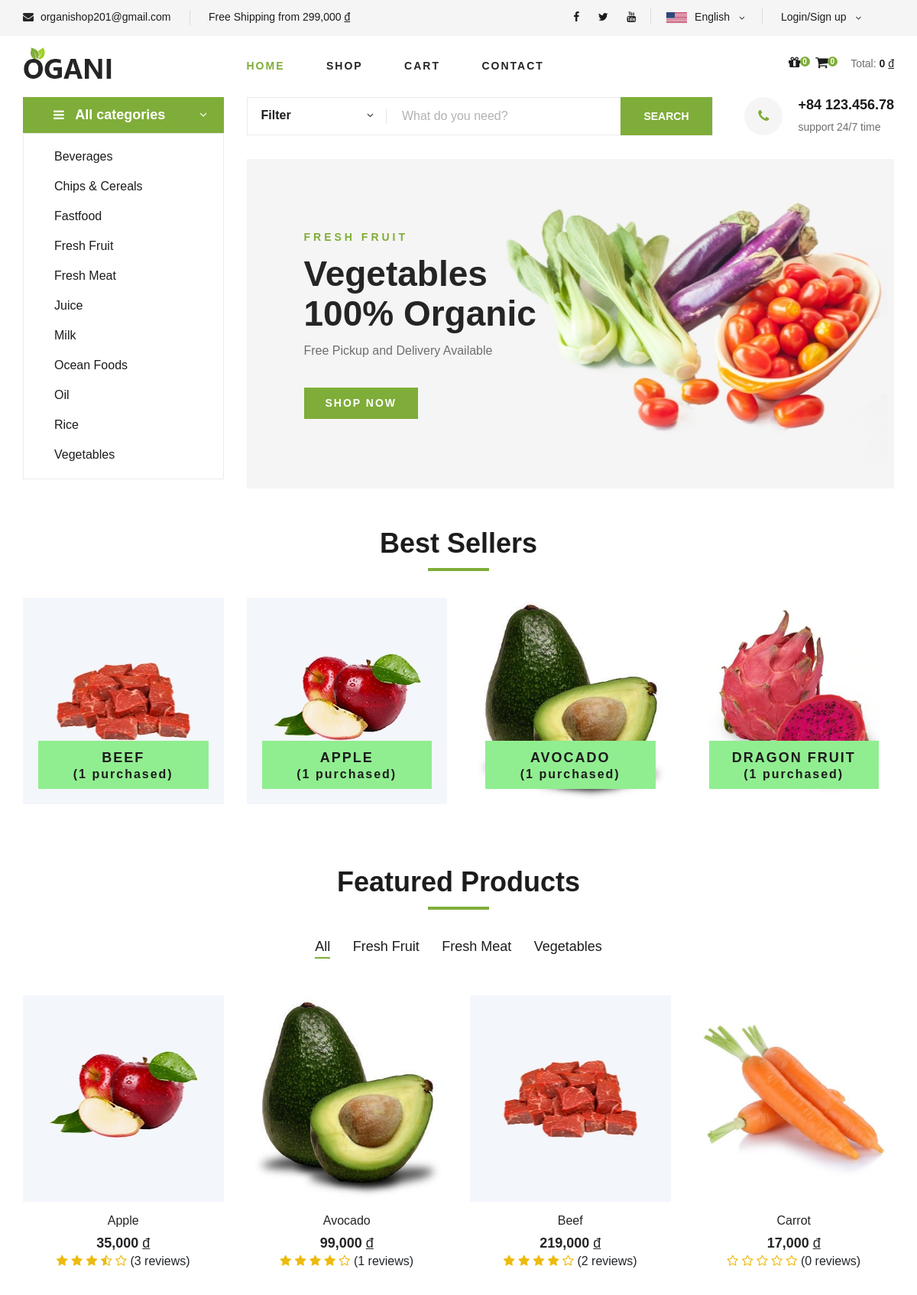
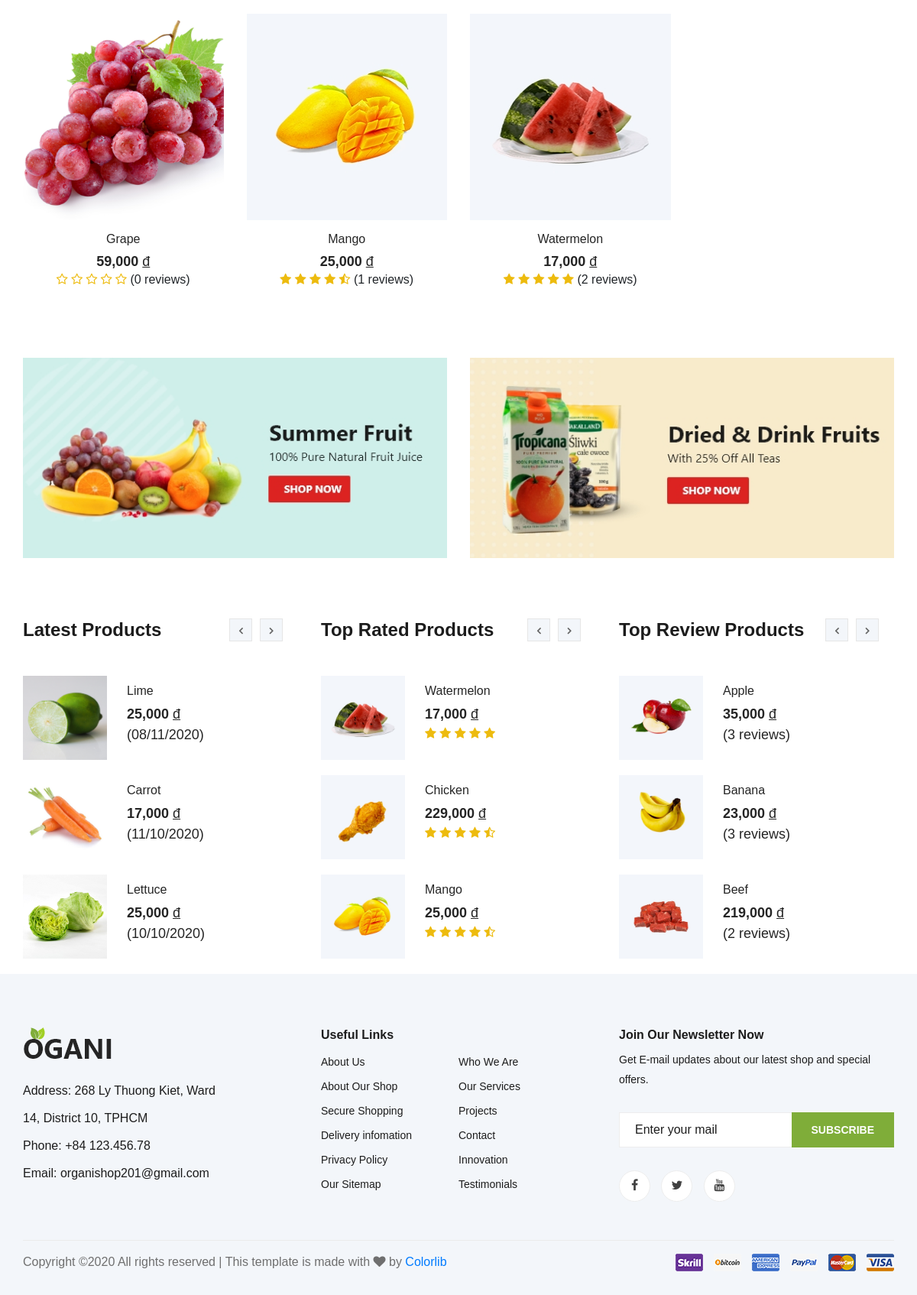
The page / on the database its author committed (2 pictures, top to bottom).
### tables this page shows
CREATE TABLE `category` (
  `id_category` varchar(100) NOT NULL,
  `name_category` varchar(100) NOT NULL DEFAULT 'Default name',
  `date_created_category` datetime DEFAULT NULL,
  `latest_date_updated_category` datetime DEFAULT NULL
);

CREATE TABLE `item` (
  `id_item` varchar(100) NOT NULL,
  `name_item` varchar(100) NOT NULL,
  `avatar_item` varchar(500) NOT NULL,
  `detail_item_1` varchar(500) DEFAULT NULL,
  `detail_item_2` varchar(500) DEFAULT NULL,
  `detail_item_3` varchar(500) DEFAULT NULL,
  `description_item` varchar(500) DEFAULT NULL,
  `price_item` float NOT NULL DEFAULT 0,
  `unit_item` varchar(10) DEFAULT 'kg',
  `availability_item` tinyint(1) NOT NULL DEFAULT 1,
  `weight_item` float NOT NULL DEFAULT 0,
  `sale_off_item` float NOT NULL DEFAULT 0,
  `featured` tinyint(1) NOT NULL DEFAULT 0,
  `num_purchased` int(11) NOT NULL DEFAULT 0,
  `date_created_item` datetime DEFAULT NULL,
  `latest_date_updated_item` datetime DEFAULT NULL,
  `category_item` varchar(100) DEFAULT NULL
);

CREATE TABLE `top_item` (
  `id_item_top` varchar(100) NOT NULL,
  `average_rating` float NOT NULL,
  `num_review` int(11) NOT NULL
);

### mvc/views/pages/home.php (the view, shortened to what the rows shown need)
<section class="categories">
    <div class="container">
        <div class="section-title">
            <h2>Best Sellers</h2>
        </div>
        <div class="row">
            <div class="categories__slider owl-carousel">
                <?php $best_seller_item_list = json_decode($data['best_seller_item_list']);
                foreach($best_seller_item_list as $value){
                ?>
                <div class="col-lg-3">
                    <div class="categories__item set-bg" data-setbg="/tmdt_201/<?php echo $value->avatar_item; ?>">
                        <h5>
                            <a href="http://localhost/tmdt_201/shop/detail/<?php echo $value->id_item; ?>">
                                <?php echo $value->name_item; ?>
                                <span>(<?php echo $value->num_purchased; ?> purchased)</span>
                            </a>
                        </h5>
                    </div>
                </div>
                <?php }?>
            </div>
        </div>
    </div>
</section>
<section class="featured spad">
    <div class="container">
        <div class="row">
            <div class="col-lg-12">
                <div class="section-title">
                    <h2>Featured Products</h2>
                </div>
            </div>
        </div>
        <div class="row featured__filter">
            <?php $featured_item_list = json_decode($data['featured_item_list']);
            $size_list = count($featured_item_list);
            for($row = 0; $row < $size_list; $row++){
            ?>
            <div class="col-lg-3 col-md-4 col-sm-6 mix <?php echo $featured_item_list[$row]->category_item;?>">
                <div class="featured__item">
                    <div class="featured__item__pic set-bg" data-setbg="/tmdt_201/<?php echo $featured_item_list[$row]->avatar_item; ?>">
                    </div>
                    <div class="featured__item__text">
                        <h6>
                            <a href="http://localhost/tmdt_201/shop/detail/<?php echo $featured_item_list[$row]->id_item;?>" class="language-option">
                                <?php echo $featured_item_list[$row]->name_item;?>
                            </a>
                        </h6>
                        <h5><?php echo number_format($featured_item_list[$row]->price_item, 0);?> <u style="font-weight: 400;">đ</u></h5>
                        <div>
                            <?php $average_rating = $featured_item_list[$row]->average_rating;?>
                            <i style="color: #EDBB0E;" class="fa <?php echo (($average_rating > 0 && $average_rating < 0.3) || $average_rating == 0)?'fa-star-o':(($average_rating >= 0.3 && $average_rating < 0.7)?'fa-star-half-o':'fa-star');?>"></i>
                            <i style="color: #EDBB0E;" class="fa <?php echo (($average_rating > 1 && $average_rating < 1.3) || $average_rating <= 1)?'fa-star-o':(($average_rating >= 1.3 && $average_rating < 1.7)?'fa-star-half-o':'fa-star');?>"></i>
                            <i style="color: #EDBB0E;" class="fa <?php echo (($average_rating > 2 && $average_rating < 2.3) || $average_rating <= 2)?'fa-star-o':(($average_rating >= 2.3 && $average_rating < 2.7)?'fa-star-half-o':'fa-star');?>"></i>
                            <i style="color: #EDBB0E;" class="fa <?php echo (($average_rating > 3 && $average_rating < 3.3) || $average_rating <= 3)?'fa-star-o':(($average_rating >= 3.3 && $average_rating < 3.7)?'fa-star-half-o':'fa-star');?>"></i>
                            <i style="color: #EDBB0E;" class="fa <?php echo (($average_rating > 4 && $average_rating < 4.3) || $average_rating <= 4)?'fa-star-o':(($average_rating >= 4.3 && $average_rating < 4.7)?'fa-star-half-o':'fa-star');?>"></i>
                            <span>(<?php echo $featured_item_list[$row]->num_review;?> reviews)</span>
                        </div>
                    </div>
                </div>
            </div>
            <?php }?>
        </div>
    </div>
</section>
<section class="latest-product spad">
    <div class="container">
        <div class="row">
            <div class="col-lg-4 col-md-6">
                <div class="latest-product__text">
                    <div class="latest-product__slider owl-carousel">
                        <?php $latest_item_list = json_decode($data["latest_item_list"]);
                        $size_list = count($latest_item_list);
                        for($row = 0; $row < $size_list; $row++){
                            if($row % 3 == 0){
                        ?>
                        <div class="latest-prdouct__slider__item">
                        <?php }?>
                            <a href="http://localhost/tmdt_201/shop/detail/<?php echo $latest_item_list[$row]->id_item;?>" class="latest-product__item">
                                <div class="latest-product__item__pic">
                                    <img src="/tmdt_201/<?php echo $latest_item_list[$row]->avatar_item; ?>"
                                        alt="<?php echo $latest_item_list[$row]->id_item;?>" style="width: 110px; height: 110px;">
                                </div>
                                <div class="latest-product__item__text">
                                    <h6><?php echo $latest_item_list[$row]->name_item;?></h6>
                                    <span><?php echo number_format($latest_item_list[$row]->price_item, 0);?> <u style="font-weight: 400;">đ</u></span>
                                    <span style="font-weight: normal;"><?php echo date_format(date_create($latest_item_list[$row]->date_created_item), '\(d/m/Y\)');?></span>
                                </div>
                            </a>
                        <?php if($row % 3 == 2 || ($row == $size_list - 1 && $row % 3 < 2)){ ?>
                        </div>
                        <?php }}?>
                    </div>
                </div>
            </div>
            <div class="col-lg-4 col-md-6">
                <div class="latest-product__text">
                    <div class="latest-product__slider owl-carousel">
                        <?php $top_rated_item_list = json_decode($data["top_rated_item_list"]);
                        $size_list = count($top_rated_item_list);
                        for($row = 0; $row < $size_list; $row++){
                            if($row % 3 == 0){
                        ?>
                        <div class="latest-prdouct__slider__item">
                        <?php }?>
                            <a href="http://localhost/tmdt_201/shop/detail/<?php echo $top_rated_item_list[$row]->id_item;?>" class="latest-product__item">
                                <div class="latest-product__item__pic">
                                    <img src="/tmdt_201/<?php echo $top_rated_item_list[$row]->avatar_item; ?>"
                                        alt="<?php echo $top_rated_item_list[$row]->id_item;?>" style="width: 110px; height: 110px;">
                                </div>
                                <div class="latest-product__item__text">
                                    <h6><?php echo $top_rated_item_list[$row]->name_item;?></h6>
                                    <span><?php echo number_format($top_rated_item_list[$row]->price_item, 0);?> <u style="font-weight: 400;">đ</u></span>
                                    <?php $average_rating = $top_rated_item_list[$row]->average_rating;?>
                                    <i style="color: #EDBB0E;" class="fa <?php echo (($average_rating > 0 && $average_rating < 0.3) || $average_rating == 0)?'fa-star-o':(($average_rating >= 0.3 && $average_rating < 0.7)?'fa-star-half-o':'fa-star');?>"></i>
                                    <i style="color: #EDBB0E;" class="fa <?php echo (($average_rating > 1 && $average_rating < 1.3) || $average_rating <= 1)?'fa-star-o':(($average_rating >= 1.3 && $average_rating < 1.7)?'fa-star-half-o':'fa-star');?>"></i>
                                    <i style="color: #EDBB0E;" class="fa <?php echo (($average_rating > 2 && $average_rating < 2.3) || $average_rating <= 2)?'fa-star-o':(($average_rating >= 2.3 && $average_rating < 2.7)?'fa-star-half-o':'fa-star');?>"></i>
                                    <i style="color: #EDBB0E;" class="fa <?php echo (($average_rating > 3 && $average_rating < 3.3) || $average_rating <= 3)?'fa-star-o':(($average_rating >= 3.3 && $average_rating < 3.7)?'fa-star-half-o':'fa-star');?>"></i>
                                    <i style="color: #EDBB0E;" class="fa <?php echo (($average_rating > 4 && $average_rating < 4.3) || $average_rating <= 4)?'fa-star-o':(($average_rating >= 4.3 && $average_rating < 4.7)?'fa-star-half-o':'fa-star');?>"></i>
                                </div>
                            </a>
                        <?php if($row % 3 == 2 || ($row == $size_list - 1 && $row % 3 < 2)){ ?>
                        </div>
                        <?php }}?>
                    </div>
                </div>
            </div>
            <div class="col-lg-4 col-md-6">
                <div class="latest-product__text">
                    <div class="latest-product__slider owl-carousel">
                        <?php $top_review_item_list = json_decode($data["top_review_item_list"]);
                        $size_list = count($top_review_item_list);
                        for($row = 0; $row < $size_list; $row++){
                            if($row % 3 == 0){
                        ?>
                        <div class="latest-prdouct__slider__item">
                        <?php }?>
                            <a href="http://localhost/tmdt_201/shop/detail/<?php echo $top_review_item_list[$row]->id_item;?>" class="latest-product__item">
                                <div class="latest-product__item__pic">
                                    <img src="/tmdt_201/<?php echo $top_review_item_list[$row]->avatar_item; ?>"
                                        alt="<?php echo $top_review_item_list[$row]->id_item;?>" style="width: 110px; height: 110px;">
                                </div>
                                <div class="latest-product__item__text">
                                    <h6><?php echo $top_review_item_list[$row]->name_item;?></h6>
                                    <span><?php echo number_format($top_review_item_list[$row]->price_item, 0);?> <u style="font-weight: 400;">đ</u></span>
                                    <span style="font-weight: normal;">(<?php echo $top_review_item_list[$row]->num_review;?> reviews)</span>
                                </div>
                            </a>
                        <?php if($row % 3 == 2 || ($row == $size_list - 1 && $row % 3 < 2)){ ?>
                        </div>
                        <?php }}?>
                    </div>
                </div>
            </div>
        </div>
    </div>
</section>

### mvc/views/Master1.php (shortened to what the rows shown need)
<!DOCTYPE html>
<html lang="zxx">
    <head>
        <link rel="stylesheet" href="/tmdt_201/public/master1/css/google-font.css" type="text/css">
        <link rel="stylesheet" href="/tmdt_201/public/master1/css/bootstrap.min.css" type="text/css">
        <link rel="stylesheet" href="/tmdt_201/public/master1/css/font-awesome.min.css" type="text/css">
        <link rel="stylesheet" href="/tmdt_201/public/master1/css/elegant-icons.css" type="text/css">
        <link rel="stylesheet" href="/tmdt_201/public/master1/css/nice-select.css" type="text/css">
        <link rel="stylesheet" href="/tmdt_201/public/master1/css/jquery-ui.min.css" type="text/css">
        <link rel="stylesheet" href="/tmdt_201/public/master1/css/owl.carousel.min.css" type="text/css">
        <link rel="stylesheet" href="/tmdt_201/public/master1/css/slicknav.min.css" type="text/css">
        <link rel="stylesheet" href="/tmdt_201/public/master1/css/dataTables.bootstrap.min.css" type="text/css">
        <link rel="stylesheet" href="/tmdt_201/public/master1/css/style.css" type="text/css">
    </head>
    <body>
        <?php if(!isset($data['cms'])){?>
        <section class="hero<?php echo $data["page"] == "home"?'':' hero-normal'; ?>">
            <div class="container">
                <div class="row">
                    <div class="col-lg-3">
                        <div class="hero__categories">
                            <ul>
                                <?php $category_list = json_decode($data["category_list"]);
                                for($row = 0; $row < count($category_list); $row++){
                                ?>
                                <li><a href="http://localhost/tmdt_201/shop/category/<?php echo $category_list[$row]->id_category; ?>" class="language-option"><?php echo $category_list[$row]->name_category; ?></a></li>
                                <?php }?>
                            </ul>
                        </div>
                    </div>
                    <div class="col-lg-9">
                        <?php if($data["page"] == "home"){?>
                        <div class="hero__item set-bg" data-setbg="/tmdt_201/public/master1/images/hero/banner.jpg">
                            <div class="hero__text">
                                <h2>Vegetables <br />100% Organic</h2>
                            </div>
                        </div>
                        <?php }?>
                    </div>
                </div>
            </div>
        </section>
        <?php }?>
        <?php
        require_once "./mvc/views/pages/".$data["page"].".php";
        ?>
    </body>
</html>

### rows shown on the page
category: name_category "Beverages"
category: name_category "Chips & Cereals"
category: name_category "Fastfood"
category: name_category "Fresh Fruit"
category: name_category "Fresh Meat"
category: name_category "Juice"
category: name_category "Milk"
category: name_category "Ocean Foods"
category: name_category "Oil"
category: name_category "Rice"
category: name_category "Vegetables"
item: shows a picture, name_item "BEEF", num_purchased "1"
item: shows a picture, name_item "APPLE", num_purchased "1"
item: shows a picture, name_item "DRAGON FRUIT", num_purchased "1"
top_item: shows a picture, id_item_top.name_item "Apple", id_item_top.price_item "35,000", average_rating 3.33333 (drawn), num_review "3"
top_item: shows a picture, id_item_top.name_item "Avocado", id_item_top.price_item "99,000", average_rating 4 (drawn), num_review "1"
top_item: shows a picture, id_item_top.name_item "Beef", id_item_top.price_item "219,000", average_rating 4 (drawn), num_review "2"
top_item: shows a picture, id_item_top.name_item "Grape", id_item_top.price_item "59,000", average_rating 0 (drawn), num_review "0"
top_item: shows a picture, id_item_top.name_item "Mango", id_item_top.price_item "25,000", average_rating 4.5 (drawn), num_review "1"
top_item: shows a picture, id_item_top.name_item "Watermelon", id_item_top.price_item "17,000", average_rating 5 (drawn), num_review "2"
item: avatar_item+id_item (picture), name_item "Lime", price_item "25,000", date_created_item "(08/11/2020)"
item: avatar_item+id_item (picture), name_item "Carrot", price_item "17,000", date_created_item "(11/10/2020)"
item: avatar_item+id_item (picture), name_item "Lettuce", price_item "25,000", date_created_item "(10/10/2020)"
item: avatar_item+id_item (picture), name_item "Chicken", price_item "229,000"
item: avatar_item+id_item (picture), name_item "Banana", price_item "23,000", num_review "3"

### other values the page prints
json_decode($data['total']) "0"
$value->name_item "AVOCADO"
$value->num_purchased "1"
$featured_category_list[$row]->name_category "Fresh Fruit"
$featured_category_list[$row]->name_category "Fresh Meat"
$featured_category_list[$row]->name_category "Vegetables"
$featured_item_list[$row]->name_item "Carrot"
$featured_item_list[$row]->price_item "17,000"
$featured_item_list[$row]->num_review "0"
$top_rated_item_list[$row]->name_item "Watermelon"
$top_rated_item_list[$row]->price_item "17,000"
$top_rated_item_list[$row]->name_item "Mango"
$top_rated_item_list[$row]->price_item "25,000"
$top_review_item_list[$row]->name_item "Apple"
$top_review_item_list[$row]->price_item "35,000"
